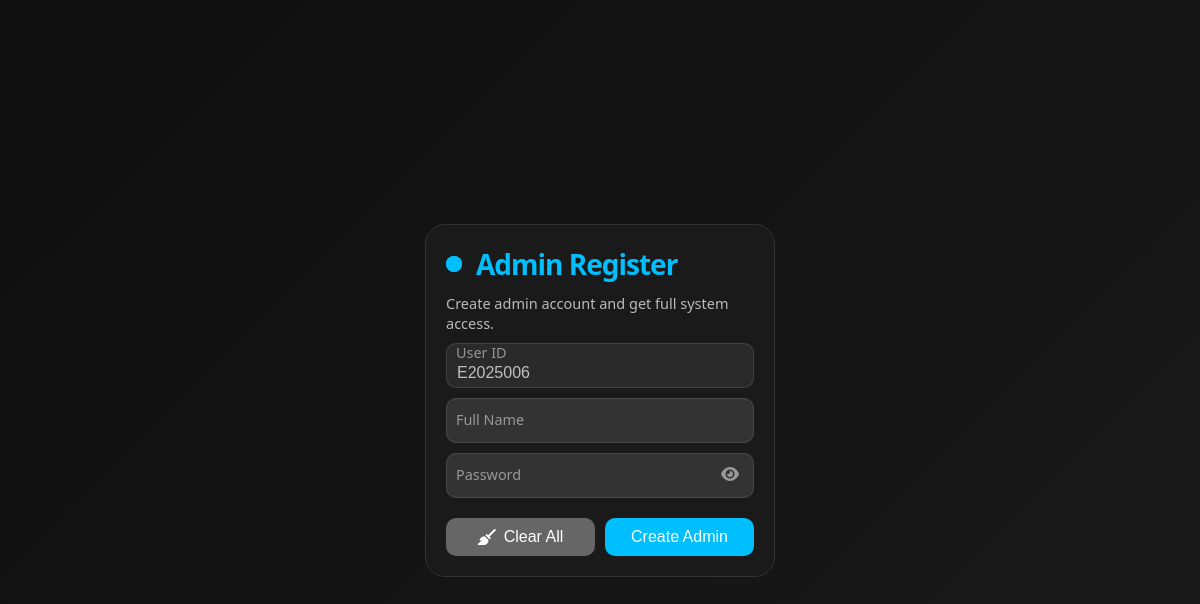
The app's page /backend/admin-register.php, older data.
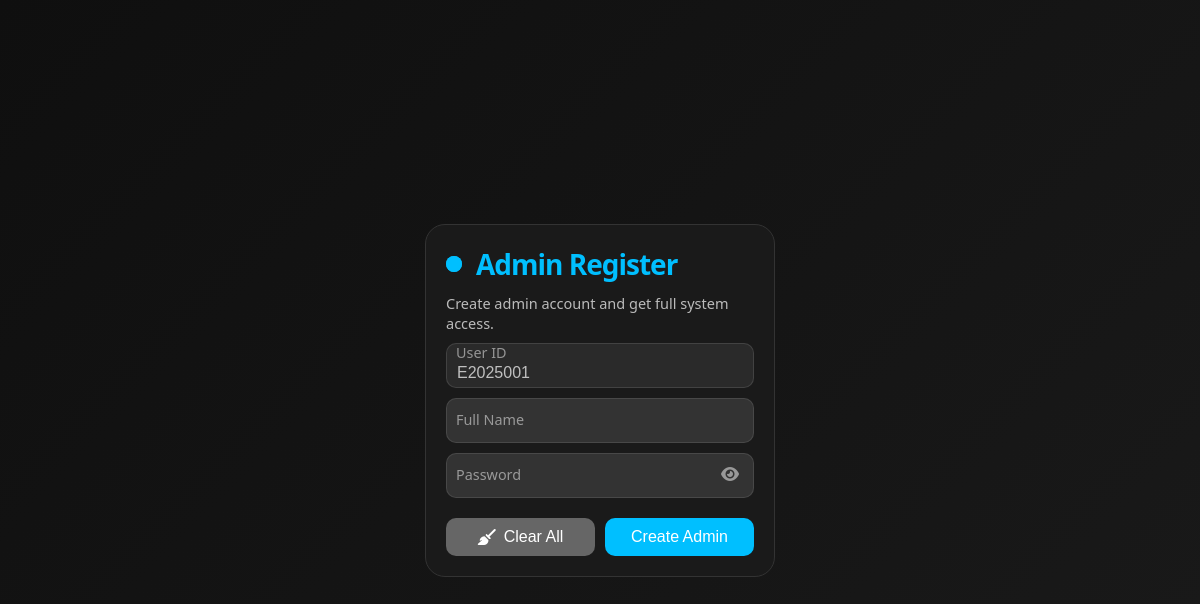
The same page, newer data.
### tables this page shows
CREATE TABLE IF NOT EXISTS `users` (
  `u_id` varchar(100) NOT NULL,
  `u_name` varchar(100) NOT NULL,
  `u_pass` varchar(255) NOT NULL,
  `u_role` varchar(100) NOT NULL,
  `created_at` varchar(100) NOT NULL,
  PRIMARY KEY (`u_id`),
  UNIQUE KEY `unique_username` (`u_name`)
);

### backend/utils.php (called while the page is built, shortened)
<?php
function generateUserID($conn) {
    $year = date("Y");
    $prefix = "E" . $year;
    $query = "SELECT u_id FROM users WHERE u_id LIKE '{$prefix}%' ORDER BY u_id DESC LIMIT 1";
    $result = mysqli_query($conn, $query);
    if ($row = mysqli_fetch_assoc($result)) {
        $lastID = $row['u_id'];
        $numPart = substr($lastID, strlen($prefix));
        $newNum = (int)$numPart + 1;
    } else {
        $newNum = 1;
    }
    $newID = $prefix . str_pad($newNum, 3, '0', STR_PAD_LEFT);
    return $newID;
}

### backend/admin-register.php (the view, shortened to what this page needs)
<?php
require_once 'utils.php';
$conn = connectDB();
$initialUserID = generateUserID($conn);
?>
<!DOCTYPE html>
<html lang="en">
<head>
    <link href="https://cdnjs.cloudflare.com/ajax/libs/font-awesome/6.4.0/css/all.min.css" rel="stylesheet">
</head>
<body>
    <form class="form" id="adminRegisterForm">
        <p class="title">Admin Register</p>
        <p class="message">Create admin account and get full system access.</p>
        <label>
            <input class="input" type="text" id="u_id" name="u_id" placeholder="" required readonly value="<?php echo htmlspecialchars($initialUserID); ?>">
            <span>User ID</span>
        </label>
        <label>
            <input class="input" type="text" id="u_name" name="u_name" placeholder="" required>
            <span>Full Name</span>
        </label>
        <label class="password-field">
            <input class="input" type="password" id="u_pass" name="u_pass" placeholder="" required>
            <span>Password</span>
            <button type="button" class="toggle-password" onclick="togglePassword()">
                <i class="fa-solid fa-eye"></i>
            </button>
        </label>
        <div class="button-group">
            <button type="button" class="clear-btn" id="clearBtn">
                <i class="fa-solid fa-broom"></i> Clear All
            </button>
            <button type="submit" class="submit">Create Admin</button>
        </div>
    </form>
</body>
</html>

### backend/admin-register.php (style rules this page uses)
* { margin: 0; padding: 0; box-sizing: border-box; }
body { font-family: 'Segoe UI', Tahoma, Geneva, Verdana, sans-serif; background: linear-gradient(135deg, #0f0f0f 0%, #1a1a1a 100%); min-height: 100vh; display: flex; align-items: center; justify-content: center; padding: 20px; }
.form { display: flex; flex-direction: column; gap: 10px; max-width: 350px; padding: 20px; border-radius: 20px; position: relative; background-color: #1a1a1a; color: #fff; border: 1px solid #333; }
.title { font-size: 28px; font-weight: 600; letter-spacing: -1px; position: relative; display: flex; align-items: center; padding-left: 30px; color: #00bfff; }
.title::before { width: 18px; height: 18px; }
.title::after { width: 18px; height: 18px; animation: pulse 1s linear infinite; }
.title::before, .title::after { position: absolute; content: ""; height: 16px; width: 16px; border-radius: 50%; left: 0px; background-color: #00bfff; }
.message, .signin { font-size: 14.5px; color: rgba(255, 255, 255, 0.7); }
.form label { position: relative; }
.form label .input { background-color: #333; color: #fff; width: 100%; padding: 20px 45px 05px 10px; outline: 0; border: 1px solid rgba(105, 105, 105, 0.397); border-radius: 10px; }
.form label:not(.password-field) .input { padding: 20px 10px 05px 10px; }
.form label .input+span { color: rgba(255, 255, 255, 0.5); position: absolute; left: 10px; top: 0px; font-size: 0.9em; cursor: text; transition: 0.3s ease; }
.input { font-size: medium; }
.form label .input:read-only { background-color: #2a2a2a; color: rgba(255, 255, 255, 0.7); cursor: not-allowed; }
.button-group { display: flex; gap: 10px; margin-top: 10px; }
.submit { border: none; outline: none; padding: 10px; border-radius: 10px; color: #fff; font-size: 16px; transition: .3s ease; background-color: #00bfff; flex: 1; }
.clear-btn { border: none; outline: none; padding: 10px; border-radius: 10px; color: #fff; font-size: 16px; transition: .3s ease; background-color: #666; cursor: pointer; flex: 1; display: flex; align-items: center; justify-content: center; gap: 8px; }
.password-field { position: relative; }
.toggle-password { position: absolute; right: 10px; top: 50%; transform: translateY(-50%); background: none; border: none; cursor: pointer; color: rgba(255, 255, 255, 0.5); font-size: 16px; padding: 5px; border-radius: 50%; transition: all 0.3s ease; z-index: 10; }

Row changes from the older to the newer data that the page shows:
removed users: u_id "E2025006"
Text that changed along with them:
form field u_id: (not shown) → "E2025001"
